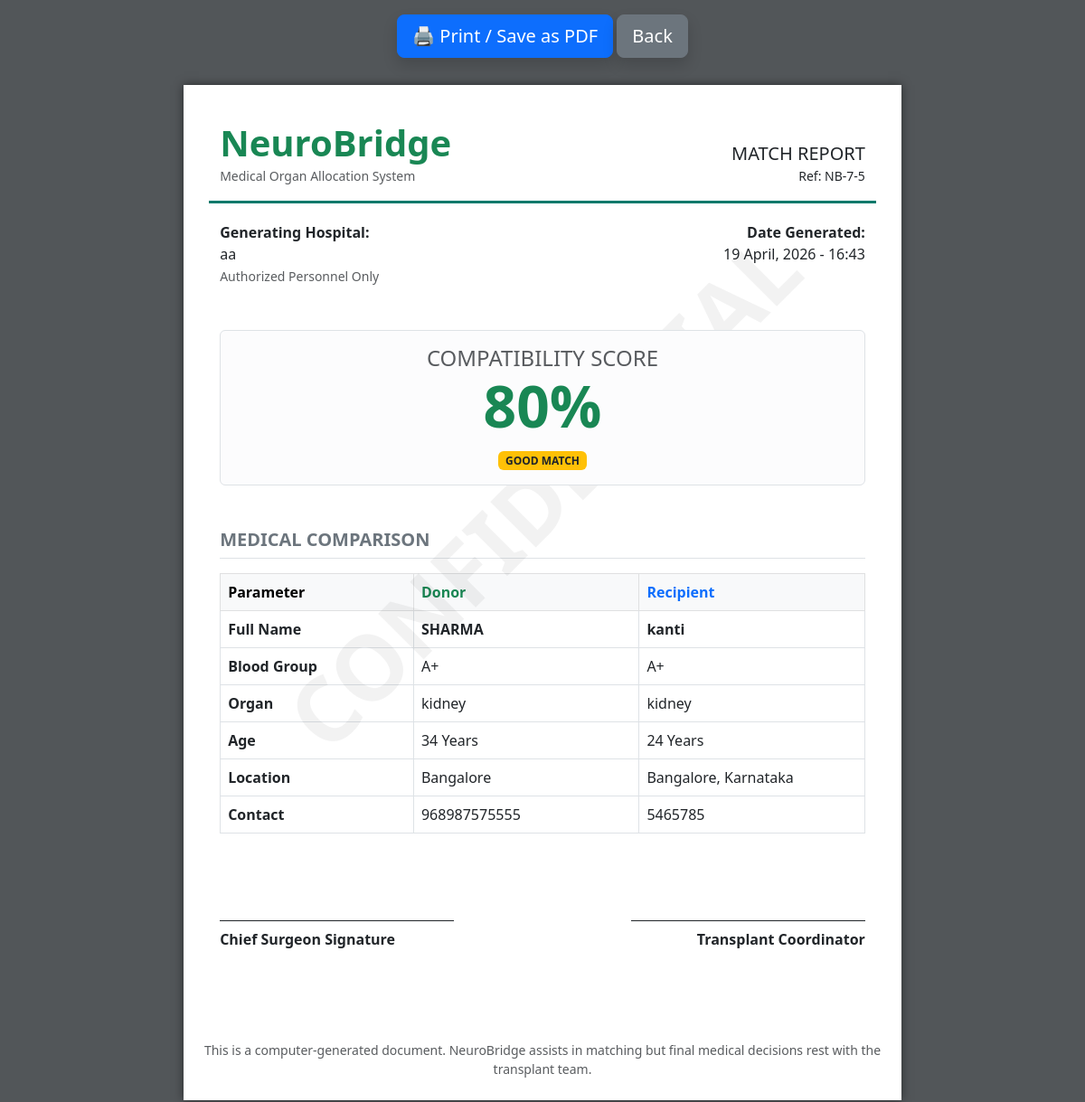
Page /generate_report/7/5 (signed in) on the committed database.
### models.py (models this page shows)
class Donor(db.Model):
    id = db.Column(db.Integer, primary_key=True)
    name = db.Column(db.String(100), nullable=False)
    age = db.Column(db.Integer)
    blood_group = db.Column(db.String(10), nullable=False)
    organ = db.Column(db.String(50), nullable=False)
    city = db.Column(db.String(50))
    phone = db.Column(db.String(20))
    hospital_id = db.Column(db.Integer, db.ForeignKey('hospital.id'))

class Recipient(db.Model):
    id = db.Column(db.Integer, primary_key=True)
    name = db.Column(db.String(100), nullable=False)
    age = db.Column(db.Integer)
    blood_group = db.Column(db.String(10), nullable=False)
    organ = db.Column(db.String(50), nullable=False)
    urgency = db.Column(db.String(20)) # High, Medium, Low
    city = db.Column(db.String(50))
    phone = db.Column(db.String(20))
    hospital_id = db.Column(db.Integer, db.ForeignKey('hospital.id'))

### routes/report_routes.py (the view)
@report_bp.route('/generate_report/<int:donor_id>/<int:recipient_id>')
def generate_report(donor_id, recipient_id):
    if 'hospital_id' not in session:
        return redirect(url_for('login'))
    donor = Donor.query.get_or_404(donor_id)
    recipient = Recipient.query.get_or_404(recipient_id)
    score = 0
    score += 50
    if recipient.urgency == 'High':
        score += 30
    elif recipient.urgency == 'Medium':
        score += 15
    if donor.city.lower() == recipient.city.lower():
        score += 20
    date_generated = datetime.now().strftime("%d %B, %Y - %H:%M")
    return render_template('match_report.html',
                         donor=donor,
                         recipient=recipient,
                         score=score,
                         date=date_generated,
                         hospital_name=session['hospital_name'])

### app.py (called while the page is built)
@app.after_request
def set_cache_headers(response):
    if response.direct_passthrough is False:
        if any(ext in request.path for ext in ['.js', '.css', '.jpeg', '.jpg', '.png', '.woff', '.woff2']):
            response.cache_control.max_age = 2592000  # 30 days
            response.cache_control.public = True
        else:
            response.cache_control.no_cache = True
            response.cache_control.no_store = True
            response.cache_control.must_revalidate = True
    return response

### templates/match_report.html (shortened to what this page needs)
<!DOCTYPE html>
<html lang="en">
<head>
    <link href="https://cdn.jsdelivr.net/npm/bootstrap@5.3.0/dist/css/bootstrap.min.css" rel="stylesheet">
</head>
<body>
    <div class="text-center no-print mb-3 mt-3">
        <button onclick="window.print()" class="btn btn-primary btn-lg shadow">🖨️ Print / Save as PDF</button>
        <a href="/matches" class="btn btn-secondary btn-lg shadow">Back</a>
    </div>
    <div class="paper">
        <div class="watermark">CONFIDENTIAL</div>
        <div class="row align-items-end header-line pb-3">
            <div class="col-8">
                <h1 class="text-success fw-bold mb-0">NeuroBridge</h1>
                <small class="text-muted">Medical Organ Allocation System</small>
            </div>
            <div class="col-4 text-end">
                <h5 class="mb-0">MATCH REPORT</h5>
                <small>Ref: NB-{{ donor.id }}-{{ recipient.id }}</small>
            </div>
        </div>
        <div class="row mb-5">
            <div class="col-6">
                <strong>Generating Hospital:</strong><br>
                {{ hospital_name }}<br>
                <small class="text-muted">Authorized Personnel Only</small>
            </div>
            <div class="col-6 text-end">
                <strong>Date Generated:</strong><br>
                {{ date }}
            </div>
        </div>
        <div class="alert alert-light border text-center mb-5">
            <h4 class="text-muted mb-0">COMPATIBILITY SCORE</h4>
            <h1 class="display-3 fw-bold text-success">{{ score }}%</h1>
            {% if score >= 90 %}
                <span class="badge bg-success">EXCELLENT MATCH</span>
            {% elif score >= 70 %}
                <span class="badge bg-warning text-dark">GOOD MATCH</span>
            {% else %}
                <span class="badge bg-secondary">MODERATE MATCH</span>
            {% endif %}
        </div>
        <h5 class="text-uppercase fw-bold text-secondary border-bottom pb-2">Medical Comparison</h5>
        <table class="table table-bordered mt-3">
            <thead class="table-light">
                <tr>
                    <th width="30%">Parameter</th>
                    <th width="35%" class="text-success">Donor</th>
                    <th width="35%" class="text-primary">Recipient</th>
                </tr>
            </thead>
            <tbody>
                <tr>
                    <td><strong>Full Name</strong></td>
                    <td class="fw-bold">{{ donor.name }}</td>
                    <td class="fw-bold">{{ recipient.name }}</td>
                </tr>
                <tr>
                    <td><strong>Blood Group</strong></td>
                    <td>{{ donor.blood_group }}</td>
                    <td>{{ recipient.blood_group }}</td>
                </tr>
                <tr>
                    <td><strong>Organ</strong></td>
                    <td>{{ donor.organ }}</td>
                    <td>{{ recipient.organ }}</td>
                </tr>
                <tr>
                    <td><strong>Age</strong></td>
                    <td>{{ donor.age }} Years</td>
                    <td>{{ recipient.age }} Years</td>
                </tr>
                <tr>
                    <td><strong>Location</strong></td>
                    <td>{{ donor.city }}</td>
                    <td>{{ recipient.city }}</td>
                </tr>
                <tr>
                    <td><strong>Contact</strong></td>
                    <td>{{ donor.phone }}</td>
                    <td>{{ recipient.phone }}</td>
                </tr>
            </tbody>
        </table>
        <div class="row mt-5 pt-5">
            <div class="col-6">
                <div class="border-top border-dark pt-2 w-75">
                    <strong>Chief Surgeon Signature</strong>
                </div>
            </div>
            <div class="col-6 text-end">
                <div class="border-top border-dark pt-2 w-75 ms-auto">
                    <strong>Transplant Coordinator</strong>
                </div>
            </div>
        </div>
        <div class="position-absolute bottom-0 start-0 w-100 text-center pb-4 text-muted small">
            This is a computer-generated document. NeuroBridge assists in matching but final medical decisions rest with the transplant team.
        </div>
    </div>
</body>
</html>

### templates/match_report.html (style rules this page uses)
body { background: #525659; }
.paper { background: white; width: 210mm; min-height: 297mm; margin: 30px auto; padding: 40px; box-shadow: 0 0 10px rgba(0,0,0,0.5); position: relative; }
.header-line { border-bottom: 3px solid #00796B; margin-bottom: 20px; }
.watermark { position: absolute; top: 40%; left: 50%; transform: translate(-50%, -50%) rotate(-45deg); font-size: 100px; color: rgba(0,0,0,0.05); font-weight: bold; z-index: 0; pointer-events: none; }

### rows in the picture
Donor: id "7", name "SHARMA", blood_group "A+", organ "kidney", age "34", city "Bangalore", phone "968987575555"
Recipient: id "5", name "kanti", blood_group "A+", organ "kidney", age "24", city "Bangalore, Karnataka", phone "5465785"

### other values in the picture
{{ hospital_name }} "aa"
{{ score }} "80"
